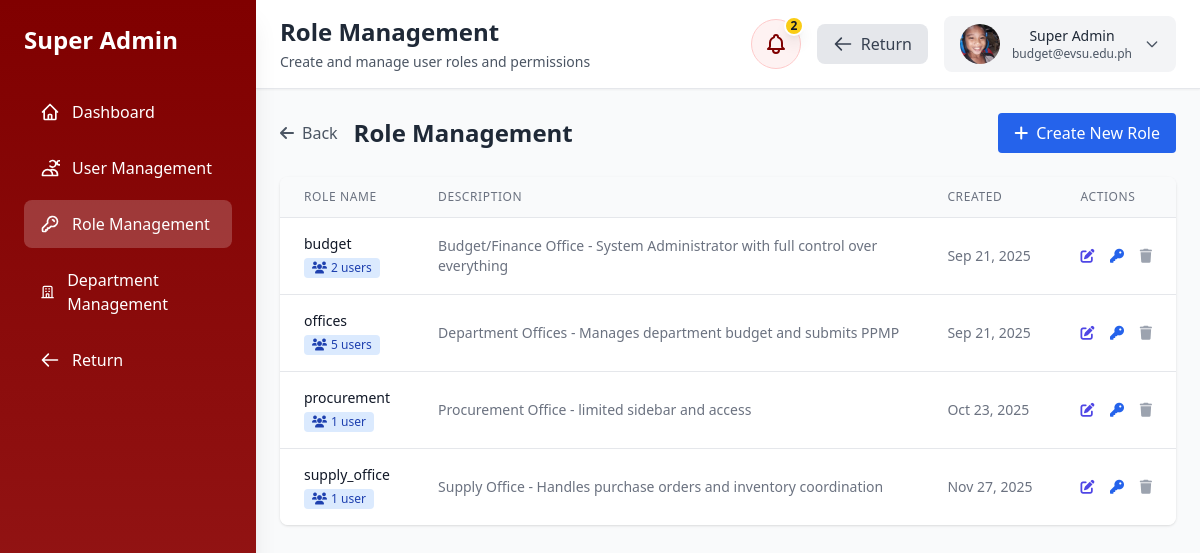
The app's page /pages/role_management.php (signed in) with its own data.
### tables this page shows
CREATE TABLE `roles` (
  `id` int(11) NOT NULL,
  `role_name` varchar(50) NOT NULL,
  `role_description` text DEFAULT NULL,
  `created_at` timestamp NOT NULL DEFAULT current_timestamp(),
  `updated_at` timestamp NOT NULL DEFAULT current_timestamp() ON UPDATE current_timestamp()
);

### config/database.php (called while the page is built, shortened)
<?php
class Database {
    private $host = 'localhost';
    private $db_name = 'budgettrack_db';
    private $username = 'root';
    private $password = '';
    public function getConnection() {
        $this->conn = null;
        try {
            $this->conn = new PDO(
                "mysql:host=" . $this->host . ";dbname=" . $this->db_name . ";charset=utf8",
                $this->username,
                $this->password,
                array(
                    PDO::ATTR_ERRMODE => PDO::ERRMODE_EXCEPTION,
                    PDO::ATTR_DEFAULT_FETCH_MODE => PDO::FETCH_ASSOC,
                    PDO::ATTR_EMULATE_PREPARES => false
                )
            );
        } catch(PDOException $exception) {
            error_log("Database connection error: " . $exception->getMessage());
            if (defined('DEBUG') && DEBUG) {
                echo "Connection error: " . $exception->getMessage();
            } else {
                echo "Database connection failed. Please contact the administrator.";
            }
            return null;
        }
        return $this->conn;
    }
}
function getDB() {
    static $db = null;
    if ($db === null) {
        $database = new Database();
        $db = $database->getConnection();
    }
    return $db;
}
?>

### classes/Role.php (called while the page is built, shortened)
<?php
require_once __DIR__ . '/../config/database.php';
class Role {
    private $conn;
    private $table_name = "roles";
    public $id;
    public function __construct() {
        $this->conn = getDB();
    }
    public function getAllRoles() {
        $query = "SELECT * FROM " . $this->table_name . " ORDER BY role_name";
        $stmt = $this->conn->prepare($query);
        $stmt->execute();
        return $stmt->fetchAll(PDO::FETCH_ASSOC);
    }
    public function getUserCount() {
        $query = "SELECT COUNT(*) as user_count FROM users WHERE role_id = :id";
        $stmt = $this->conn->prepare($query);
        $stmt->bindParam(':id', $this->id);
        $stmt->execute();
        $result = $stmt->fetch(PDO::FETCH_ASSOC);
        return (int)$result['user_count'];
    }
}
?>

### pages/role_management.php (the view, shortened to what this page needs)
<?php
require_once __DIR__ . '/../classes/Role.php';
require_once __DIR__ . '/../config/database.php';
$role = new Role();
$userEmail = isset($_SESSION['user_email']) ? $_SESSION['user_email'] : '';
include __DIR__ . '/../components/profile_avatar.php';
$roles = $role->getAllRoles();
$roleUserCounts = [];
foreach ($roles as $r) {
    $tempRole = new Role();
    $tempRole->id = $r['id'];
    $roleUserCounts[$r['id']] = $tempRole->getUserCount();
}
?>
<!DOCTYPE html>
<html lang="en">
<head>
    <script src="https://cdn.tailwindcss.com"></script>
    <link rel="stylesheet" href="https://cdnjs.cloudflare.com/ajax/libs/font-awesome/6.0.0/css/all.min.css">
</head>
<body class="bg-gray-50 font-inter">
    <div class="flex min-h-screen">
        <?php include __DIR__ . '/../components/super_admin_sidebar.php'; ?>
        <div class="flex-1 flex flex-col ml-64" data-main-content>
            <header class="bg-white border-b border-gray-200 shadow-sm">
                <div class="px-6 py-4 flex justify-between items-center">
                    <div>
                        <h1 class="text-2xl font-bold text-gray-800">Role Management</h1>
                        <p class="text-gray-600 text-sm mt-1">Create and manage user roles and permissions</p>
                    </div>
                    <div class="flex items-center gap-4">
                        <?php
                        require_once __DIR__ . '/../classes/Notification.php';
                        include __DIR__ . '/../components/notification_bell.php';
                        ?>
                        <button onclick="window.location.href='admin_dashboard.php'" class="px-4 py-2 bg-gray-200 text-gray-700 rounded-lg hover:bg-gray-300 transition-colors flex items-center">
                            <svg class="w-5 h-5 mr-2" fill="none" stroke="currentColor" viewBox="0 0 24 24">
                                <path stroke-linecap="round" stroke-linejoin="round" stroke-width="2" d="M10 19l-7-7m0 0l7-7m-7 7h18"></path>
                            </svg>
                            Return
                        </button>
                        <div class="relative">
                            <button onclick="toggleProfileDropdown()" class="flex items-center space-x-3 bg-gray-100 px-4 py-2 rounded-lg hover:bg-gray-200 transition-colors">
                                <div class="text-sm">
                                    <div class="font-medium text-gray-800"><?php echo htmlspecialchars($username); ?></div>
                                    <div class="text-xs text-gray-600"><?php echo htmlspecialchars($userEmail); ?></div>
                                </div>
                                <svg class="w-4 h-4 text-gray-600" fill="none" stroke="currentColor" viewBox="0 0 24 24">
                                    <path stroke-linecap="round" stroke-linejoin="round" stroke-width="2" d="M19 9l-7 7-7-7"></path>
                                </svg>
                            </button>
                        </div>
                    </div>
                </div>
            </header>
            <div class="flex-1 p-6">
        <div class="flex justify-between items-center mb-6">
            <div class="flex items-center space-x-4">
                <button onclick="goBack()" class="flex items-center text-gray-600 hover:text-gray-800 transition-colors">
                    <i class="fas fa-arrow-left mr-2"></i>
                    Back
                </button>
                <h2 class="text-2xl font-bold text-gray-800">Role Management</h2>
            </div>
            <button onclick="openCreateModal()" class="bg-blue-600 hover:bg-blue-700 text-white px-4 py-2 rounded flex items-center">
                <i class="fas fa-plus mr-2"></i> Create New Role
            </button>
        </div>
        <div class="bg-white rounded-lg shadow overflow-hidden">
            <table class="min-w-full divide-y divide-gray-200">
                <thead class="bg-gray-50">
                    <tr>
                        <th class="px-6 py-3 text-left text-xs font-medium text-gray-500 uppercase tracking-wider">Role Name</th>
                        <th class="px-6 py-3 text-left text-xs font-medium text-gray-500 uppercase tracking-wider">Description</th>
                        <th class="px-6 py-3 text-left text-xs font-medium text-gray-500 uppercase tracking-wider">Created</th>
                        <th class="px-6 py-3 text-left text-xs font-medium text-gray-500 uppercase tracking-wider">Actions</th>
                    </tr>
                </thead>
                <tbody class="bg-white divide-y divide-gray-200">
                    <?php foreach ($roles as $r):
                        $userCount = $roleUserCounts[$r['id']] ?? 0;
                        $isInUse = $userCount > 0;
                    ?>
                    <tr>
                        <td class="px-6 py-4 whitespace-nowrap">
                            <div class="text-sm font-medium text-gray-900">
                                <?php echo htmlspecialchars($r['role_name']); ?>
                            </div>
                            <?php if ($isInUse): ?>
                                <div class="text-xs text-gray-500 mt-1">
                                    <span class="inline-flex items-center px-2 py-0.5 rounded text-xs font-medium bg-blue-100 text-blue-800">
                                        <i class="fas fa-users mr-1"></i>
                                        <?php echo $userCount; ?> user<?php echo $userCount !== 1 ? 's' : ''; ?>
                                    </span>
                                </div>
                            <?php endif; ?>
                        </td>
                        <td class="px-6 py-4">
                            <div class="text-sm text-gray-500">
                                <?php echo htmlspecialchars($r['role_description']); ?>
                            </div>
                        </td>
                        <td class="px-6 py-4 whitespace-nowrap text-sm text-gray-500">
                            <?php echo date('M d, Y', strtotime($r['created_at'])); ?>
                        </td>
                        <td class="px-6 py-4 whitespace-nowrap text-sm font-medium">
                            <button onclick="openEditModal(<?php echo htmlspecialchars(json_encode($r)); ?>)" class="text-indigo-600 hover:text-indigo-900 mr-3" title="Edit Role">
                                <i class="fas fa-edit"></i>
                            </button>
                            <a href="?edit_permissions=<?php echo $r['id']; ?>" class="text-blue-600 hover:text-blue-900 mr-3" title="Manage Permissions">
                                <i class="fas fa-key"></i>
                            </a>
                            <button onclick="deleteRole(<?php echo $r['id']; ?>, <?php echo $userCount; ?>)"
                                    class="<?php echo $isInUse ? 'text-gray-400 cursor-not-allowed' : 'text-red-600 hover:text-red-900'; ?>"
                                    <?php echo $isInUse ? 'disabled title="Cannot delete: ' . $userCount . ' user(s) assigned to this role"' : 'title="Delete Role"'; ?>>
                                <i class="fas fa-trash"></i>
                            </button>
                        </td>
                    </tr>
                    <?php endforeach; ?>
                </tbody>
            </table>
        </div>
    </div>
</body>
</html>

### records on screen
roles: role_name "budget", id "2", shows "s", role_description "Budget/Finance Office - System Administrator with full control over everything", created_at "Sep 21, 2025"
roles: role_name "offices", id "5", role_description "Department Offices - Manages department budget and submits PPMP", created_at "Sep 21, 2025"
roles: role_name "procurement", id "1", role_description "Procurement Office - limited sidebar and access", created_at "Oct 23, 2025"
roles: role_name "supply_office", id "1", role_description "Supply Office - Handles purchase orders and inventory coordination", created_at "Nov 27, 2025"

### other values on screen
$unreadCount "2"
$username "Super Admin"
$userEmail "budget@evsu.edu.ph"
